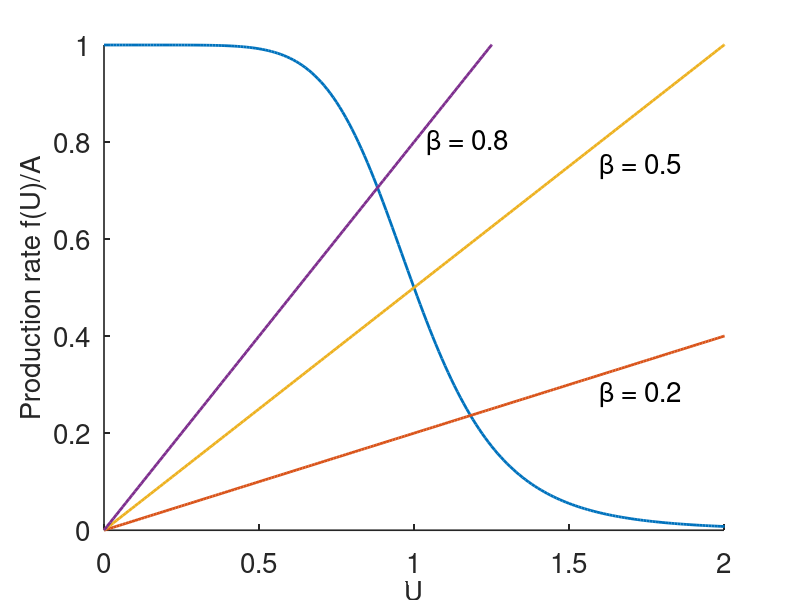
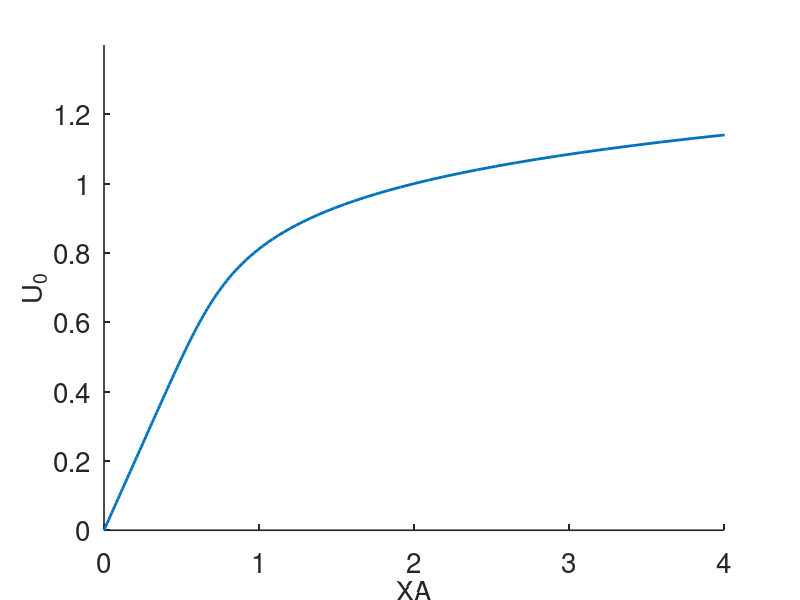
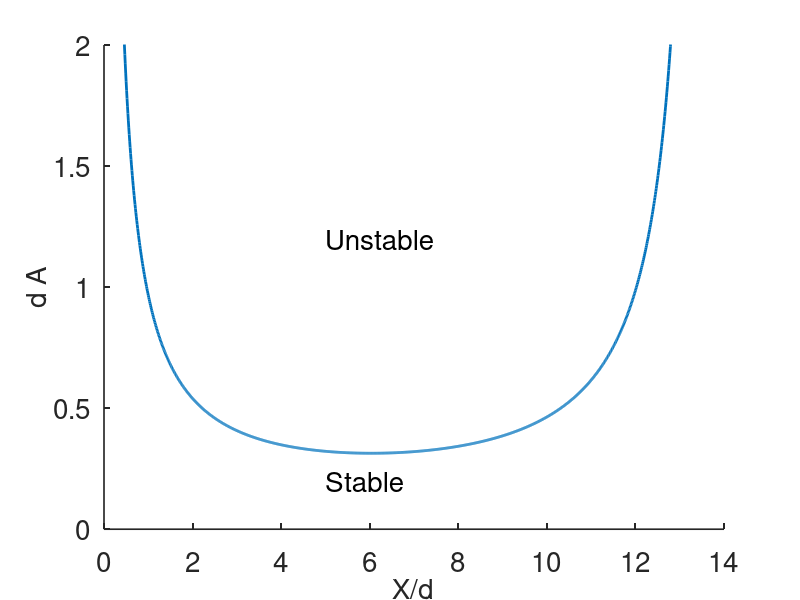

Source code (MATLAB) for these figures, in order: (Note: this script raises an error after producing the figures.)


%  -------------------------------------------------------------------
%
% Code to solve red blood cell delay differential equation
% using method of lines.
%
%   For Chapter 13, Section 13.1.3 of
%   Keener and Sneyd, Mathematical Physiology, 3rd Edition, Springer.
%
%   Written by James Keener and James Sneyd.
%
%  -------------------------------------------------------------------


function delay_de
global X d A dx dy M N n0 N0

close all
%clear all
clc

set(0,                           ...
   'defaultaxesfontsize', 20,   ...
   'defaultaxeslinewidth', 1.2, ...
   'defaultlinelinewidth', 2.0, ...
   'defaultpatchlinewidth', 0.7); 

 
% first make some  red blood cell production plots

% steady state analysis
N = [0:.01:3];
F = 1./(1+N.^7);
blist = [0.2,0.5,0.8];

figure(1)
    plot(N,F,'linewidth',2)
    xlabel('U','fontsize',20)
    ylabel('Production rate f(U)/A','fontsize',20)
    hold on
    for j = 1:3
        b = blist(j);
        plot(N,b*N,'linewidth',2)
    end
    axis([0 2 0 1])
    text(1.6,0.28,'\beta = 0.2','fontsize',20)
    text(1.6,0.75,'\beta = 0.5','fontsize',20)
    text(1.04,0.8,'\beta = 0.8','fontsize',20)
    box off
    hold off
 
figure(2)
    plot(N./F,N,'linewidth',2)
    ylabel('U_0','fontsize',20)
    xlabel('XA','fontsize',20)
    axis([0 4 0 1.4])
 box off
% There are three parameters
d = 7;  % time delay
X = 50; %lifetime of red blood cells
A = 1/15;  %   value for f(0);
A = 0.1;

% plot 3: stability diagram
x = [0:.01:16];
f = pi*x./((2+x).*sin(2*pi./(2+x)));
p = 7;
N0p = f./(p-f);
N0 = N0p.^(1/p);
dA = N0.*(1+N0p)./x;
np = find(N0p>0);

figure(3)
    plot(x(np),dA(np) ,'linewidth',2)
    hold on
    % plot( X/d,d*A,'*','linewidth',5)
    hold off
    xlabel('X/d','fontsize',20)
    ylabel('d A','fontsize',20)
    axis([0 14 0 2])
    text(5,1.2,'Unstable','fontsize',20)
    text(5,0.2,'Stable','fontsize',20)
    box off
  
% now do the time dependent simulation
N = 100;  % number of grid points for n
M = 10; %Number of grid points for N
dx  = X/(N-1); %grid spacing for n
dy = d/(M-1); % grid spacing for N
 
tstep = 1;
t_end = 500;
tspan = [0:tstep:t_end];
 
s0 = [ones(M,1);ones(N,1)*dx/X];  %initial data   
[T,S] = ode15s(@deRHS,tspan,s0);

n0 = A./(1+S(:,M).^7);
n = [n0,S(:,M+1:M+N)];
N0 = (sum(n(:,2:end-1),2)+n0/2+n(:,N+1)/2)*dx;  %The integral
figure(4)
    plot(T,N0, 'linewidth',2)
    xlabel('time (days)','fontsize',20)
    ylabel('N(t)','fontsize',20)
    axis([0 500 0 2.5]) 
box off
end % of main

%%
function s_prime=deRHS(t,s)
global  X d A dx dy M N n0 N0
 
    n0 = A/(1+s(M)^7);
    n = [n0;s(M+1:M+N)];
    N0 = (sum(n(2:end-1))+n0/2+n(end)/2)*dx;  %The integral
    Nt = [N0;s(1:M)];
    FN = (Nt(1:M)-Nt(2:M+1))/dy;
    Fn =  (n(1:N)-n(2:N+1))/dx;
    
    s_prime = [FN; Fn];
end
 
